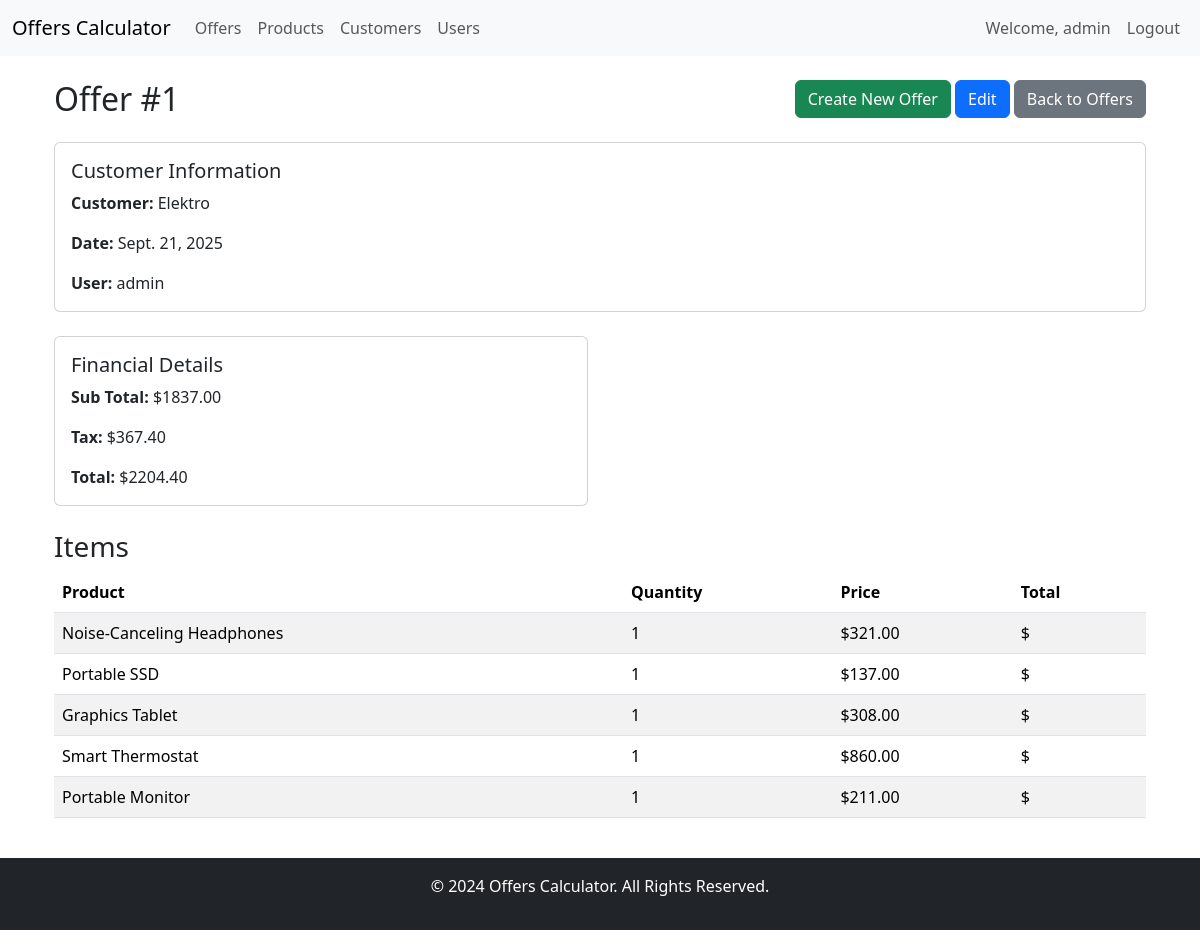
Screenshot of /offers/1/ (signed in) with the database file from the repository.
### offers/models.py (models this page shows, shortened)
class Offer(models.Model):
    user = models.ForeignKey(User, on_delete=models.CASCADE, default=1)  # ForeignKey to Django's built-in User model
    customer = models.ForeignKey(Customer, on_delete=models.CASCADE)  # ForeignKey to Customer # Django's built-in User model
    date = models.DateField()  # Date of the offer
    sub_total = models.DecimalField(max_digits=10, decimal_places=2)  # Subtotal amount
    tax = models.DecimalField(max_digits=10, decimal_places=2)  # Tax amount
    total = models.DecimalField(max_digits=10, decimal_places=2)  # Total amount
    items = models.ManyToManyField(Product, through='OfferItem')  # Many-to-Many relationship with Product

class OfferItem(models.Model):
    offer = models.ForeignKey(Offer, on_delete=models.CASCADE)
    product = models.ForeignKey(Product, on_delete=models.CASCADE)
    quantity = models.PositiveIntegerField()

### customers/models.py (models this page shows, shortened)
class Customer(models.Model):
    name = models.CharField(max_length=100)
    vat_id = models.CharField(max_length=11, validators=[RegexValidator(regex=r'^\d{11}$', message='OIB mora sadrzavti tocno 11 znamenki.')])  #
    street = models.CharField(max_length=100)
    city = models.CharField(max_length=100)
    country = models.CharField(max_length=100)

### products/models.py (models this page shows, shortened)
class Product(models.Model):
    name = models.CharField(max_length=100)
    description = models.TextField(null=True, blank=True)
    price = models.DecimalField(max_digits=10, decimal_places=2)

### offers/views.py (the view, shortened to what this page needs)
# urls.py: path('<int:pk>/', views.offer_detail, name='offer_detail'),   # View details of a single offer
@login_required
@require_http_methods(["GET"])
def offer_detail(request, pk):
    offer = get_object_or_404(Offer, pk=pk)
    items = OfferItem.objects.filter(offer=offer)
    return render(request, 'offers/offer_detail.html', {'offer': offer, 'items': items})

### templates/offers/offer_detail.html (shortened to what this page needs)
{% extends "base.html" %}
{% block content %}
<div class="container">
    <div class="row my-4 align-items-center">
        <div class="col-md-6">
            <h2 class="mb-0">Offer #{{ offer.id }}</h2>
        </div>
        <div class="col-md-6 text-end">
            <a href="{% url 'offer_create' %}" class="btn btn-success">Create New Offer</a>
            <a href="{% url 'offer_edit' offer.id %}" class="btn btn-primary">Edit</a>
            <a href="{% url 'offer_list' %}" class="btn btn-secondary">Back to Offers</a>
        </div>
    </div>
    <div class="row my-4">
        <div class="col">
            <div class="card">
                <div class="card-body">
                    <h5 class="card-title">Customer Information</h5>
                    <p class="card-text"><strong>Customer:</strong> {{ offer.customer.name }}</p>
                    <p class="card-text"><strong>Date:</strong> {{ offer.date }}</p>
                    <p class="card-text"><strong>User:</strong> {{ offer.user.username }}</p>
                </div>
            </div>
        </div>
    </div>
    <div class="row my-4">
        <div class="col-md-6">
            <div class="card">
                <div class="card-body">
                    <h5 class="card-title">Financial Details</h5>
                    <p class="card-text"><strong>Sub Total:</strong> ${{ offer.sub_total }}</p>
                    <p class="card-text"><strong>Tax:</strong> ${{ offer.tax }}</p>
                    <p class="card-text"><strong>Total:</strong> ${{ offer.total }}</p>
                </div>
            </div>
        </div>
    </div>
    <div class="row my-4">
        <div class="col">
            <h3>Items</h3>
            <table class="table table-striped">
                <thead>
                    <tr>
                        <th scope="col">Product</th>
                        <th scope="col">Quantity</th>
                        <th scope="col">Price</th>
                        <th scope="col">Total</th>
                    </tr>
                </thead>
                <tbody>
                    {% for item in items %}
                    <tr>
                        <td>{{ item.product.name }}</td>
                        <td>{{ item.quantity }}</td>
                        <td>${{ item.product.price }}</td>
                        <td>${{ item.quantity|floatformat:2|add:item.product.price|floatformat:2 }}</td>
                    </tr>
                    {% endfor %}
                </tbody>
            </table>
        </div>
    </div>
</div>
{% endblock %}

### templates/base.html (shortened to what this page needs)
<!DOCTYPE html>
<html lang="en">
<head>
    {% load static %}
    <link href="https://cdn.jsdelivr.net/npm/bootstrap@5.3.3/dist/css/bootstrap.min.css"
          rel="stylesheet"
>
    <link href="https://cdn.jsdelivr.net/npm/bootstrap-icons/font/bootstrap-icons.css"
          rel="stylesheet">
    <link rel="stylesheet" href="{% static 'css/style.css' %}">
</head>
<body>
    <nav class="navbar navbar-expand-lg bg-body-tertiary">
        <div class="container-fluid">
            <a class="navbar-brand" href="{% url 'offer_list' %}">Offers Calculator</a>
            <div class="collapse navbar-collapse" id="navbarSupportedContent">
                <ul class="navbar-nav me-auto mb-2 mb-lg-0">
                    <li class="nav-item">
                        <a class="nav-link" href="{% url 'offer_list' %}">Offers</a>
                    </li>
                    <li class="nav-item">
                        <a class="nav-link" href="{% url 'product_list' %}">Products</a>
                    </li>
                    <li class="nav-item">
                        <a class="nav-link" href="{% url 'customer_list' %}">Customers</a>
                    </li>
                    <li class="nav-item">
                        <a class="nav-link" href="{% url 'user_list' %}">Users</a>
                    </li>
                </ul>
                <ul class="navbar-nav ms-auto">
                    {% if user.is_authenticated %}
                        <li class="nav-item">
                            <span class="nav-link">Welcome, {{ user.username }}</span>
                        </li>
                        <li class="nav-item">
                            <a class="nav-link" href="{% url 'user_logout' %}">Logout</a>
                        </li>
                    {% else %}
                        <li class="nav-item">
                            <a class="nav-link" href="{% url 'user_login' %}">Login</a>
                        </li>
                    {% endif %}
                </ul>
            </div>
        </div>
    </nav>
    <main class="container my-4">
        {% block content %}{% endblock %}
    </main>
    <footer class="bg-dark text-white text-center py-3">
        <p>&copy; 2024 Offers Calculator. All Rights Reserved.</p>
    </footer>
</body>
</html>

### rows the page displays
Offer: id "1", customer.name "Elektro", date "Sept. 21, 2025", user.username "admin", sub_total "1837.00", tax "367.40", total "2204.40"
OfferItem: product.name "Noise-Canceling Headphones", quantity "1", product.price "321.00"
OfferItem: product.name "Portable SSD", quantity "1", product.price "137.00"
OfferItem: product.name "Graphics Tablet", quantity "1", product.price "308.00"
OfferItem: product.name "Smart Thermostat", quantity "1", product.price "860.00"
OfferItem: product.name "Portable Monitor", quantity "1", product.price "211.00"

### other values shown
{{ user.username }} "admin"
